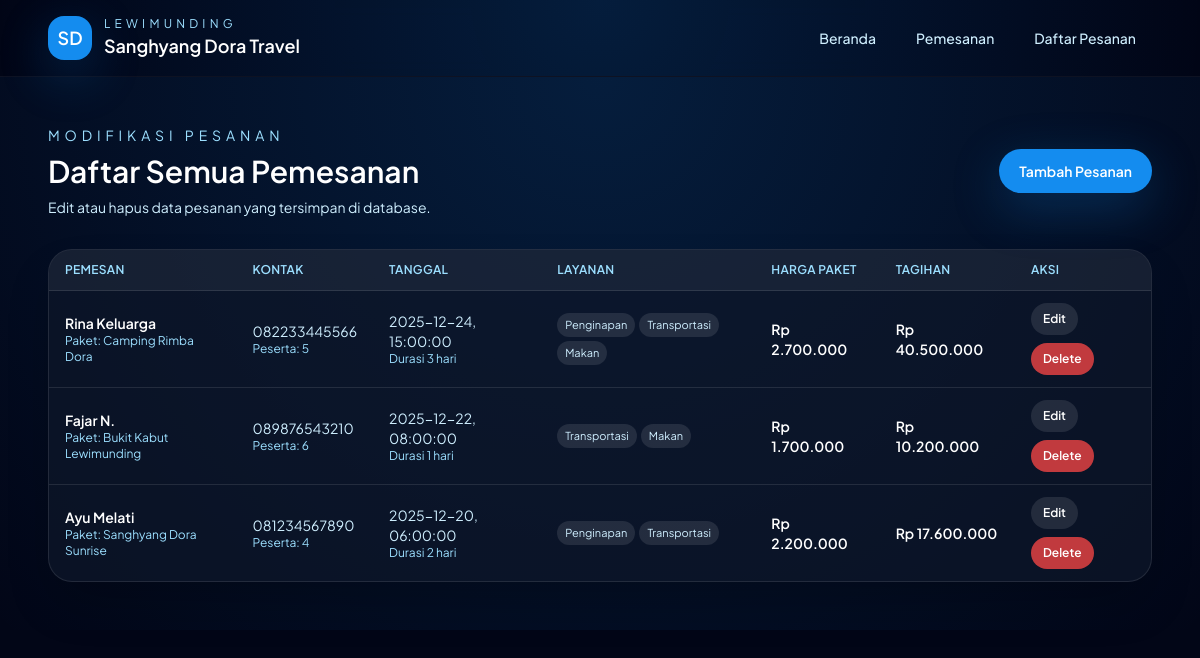
/pesanan.php, run on the app's committed database.
### tables this page shows
CREATE TABLE IF NOT EXISTS bookings (
  id INT AUTO_INCREMENT PRIMARY KEY,
  customer_name VARCHAR(120) NOT NULL,
  phone VARCHAR(60) NOT NULL,
  order_date DATE NOT NULL,
  start_time TIME NOT NULL,
  duration_days INT NOT NULL,
  participants INT NOT NULL,
  services VARCHAR(255) NOT NULL,
  package_price INT NOT NULL,
  total_amount INT NOT NULL,
  package_id INT NULL,
  note TEXT NULL,
  created_at TIMESTAMP DEFAULT CURRENT_TIMESTAMP,
  CONSTRAINT fk_package FOREIGN KEY (package_id) REFERENCES packages (id) ON DELETE SET NULL
);

CREATE TABLE IF NOT EXISTS packages (
  id INT AUTO_INCREMENT PRIMARY KEY,
  title VARCHAR(120) NOT NULL,
  description TEXT NOT NULL,
  location VARCHAR(120) NOT NULL,
  duration_days INT NOT NULL,
  base_price INT NOT NULL,
  image_path VARCHAR(255) NOT NULL,
  youtube_url VARCHAR(255) NOT NULL,
  created_at TIMESTAMP DEFAULT CURRENT_TIMESTAMP
);

### includes/helpers.php (called while the page is built, shortened)
<?php
function format_rupiah(float|int $amount): string
{
    return 'Rp ' . number_format((float) $amount, 0, ',', '.');
}

### pesanan.php (the view, shortened to what this page needs)
<?php
$orders = [];
try {
    $pdo = get_pdo();
    $stmt = $pdo->query('SELECT b.*, p.title AS package_title FROM bookings b LEFT JOIN packages p ON b.package_id = p.id ORDER BY b.id DESC');
    $orders = $stmt->fetchAll();
} catch (Throwable $e) {
    $dbError = $e->getMessage();
}
include __DIR__ . '/includes/header.php';
include __DIR__ . '/includes/navbar.php';
?>
<main class="relative">
  <div class="absolute inset-0 opacity-50">
    <div class="absolute inset-0 bg-[radial-gradient(circle_at_top,_rgba(20,140,239,0.35),_transparent)]"></div>
  </div>
  <section class="relative z-10 mx-auto max-w-6xl px-6 py-12">
    <div class="flex flex-wrap items-center justify-between gap-3">
      <div>
        <p class="text-sm uppercase tracking-[0.35em] text-brand-200">Modifikasi Pesanan</p>
        <h1 class="mt-2 text-2xl font-semibold text-white sm:text-3xl">Daftar Semua Pemesanan</h1>
        <p class="mt-2 text-sm text-brand-100">Edit atau hapus data pesanan yang tersimpan di database.</p>
      </div>
      <a href="pemesanan.php" class="inline-flex items-center rounded-full bg-brand-500 px-5 py-3 text-sm font-semibold text-white shadow-glow transition hover:bg-brand-400">Tambah Pesanan</a>
    </div>
    <?php if (!$orders): ?>
      <div class="mt-8 rounded-2xl border border-white/10 bg-white/5 p-6 text-sm text-brand-100">
        Belum ada pesanan. Tambahkan melalui halaman pemesanan.
      </div>
    <?php else: ?>
      <div class="mt-8 overflow-hidden rounded-3xl border border-white/10 bg-slate-900/70 shadow-2xl">
        <table class="min-w-full divide-y divide-white/10 text-sm">
          <thead class="bg-white/5 text-xs uppercase tracking-wide text-brand-200">
            <tr>
              <th class="px-4 py-3 text-left font-semibold">Pemesan</th>
              <th class="px-4 py-3 text-left font-semibold">Kontak</th>
              <th class="px-4 py-3 text-left font-semibold">Tanggal</th>
              <th class="px-4 py-3 text-left font-semibold">Layanan</th>
              <th class="px-4 py-3 text-left font-semibold">Harga Paket</th>
              <th class="px-4 py-3 text-left font-semibold">Tagihan</th>
              <th class="px-4 py-3 text-left font-semibold">Aksi</th>
            </tr>
          </thead>
          <tbody class="divide-y divide-white/10 text-brand-100">
            <?php foreach ($orders as $order): ?>
              <tr class="hover:bg-white/5">
                <td class="px-4 py-3">
                  <p class="font-semibold text-white"><?= htmlspecialchars($order['customer_name']) ?></p>
                  <?php if ($order['package_title']): ?>
                    <p class="text-xs text-brand-200">Paket: <?= htmlspecialchars($order['package_title']) ?></p>
                  <?php endif; ?>
                </td>
                <td class="px-4 py-3">
                  <p><?= htmlspecialchars($order['phone']) ?></p>
                  <p class="text-xs text-brand-200">Peserta: <?= (int) $order['participants'] ?></p>
                </td>
                <td class="px-4 py-3">
                  <p><?= htmlspecialchars($order['order_date']) ?>, <?= htmlspecialchars($order['start_time']) ?></p>
                  <p class="text-xs text-brand-200">Durasi <?= (int) $order['duration_days'] ?> hari</p>
                </td>
                <td class="px-4 py-3 text-xs capitalize">
                  <?php $srv = array_filter(explode(',', $order['services'])); ?>
                  <div class="flex flex-wrap gap-1">
                    <?php foreach ($srv as $item): ?>
                      <span class="rounded-full bg-white/10 px-2 py-1 text-[11px] text-brand-100"><?= htmlspecialchars($item) ?></span>
                    <?php endforeach; ?>
                  </div>
                </td>
                <td class="px-4 py-3 text-sm font-semibold text-white"><?= format_rupiah((float) $order['package_price']) ?></td>
                <td class="px-4 py-3 text-sm font-semibold text-white"><?= format_rupiah((float) $order['total_amount']) ?></td>
                <td class="px-4 py-3">
                  <div class="flex flex-wrap gap-2">
                    <a href="edit_pesanan.php?id=<?= (int) $order['id'] ?>" class="inline-flex items-center rounded-full bg-white/10 px-3 py-2 text-xs font-semibold text-white transition hover:bg-white/20">Edit</a>
                    <button type="button" data-id="<?= (int) $order['id'] ?>" data-name="<?= htmlspecialchars($order['customer_name']) ?>" class="btnDelete inline-flex items-center rounded-full bg-red-500/80 px-3 py-2 text-xs font-semibold text-white transition hover:bg-red-500">Delete</button>
                  </div>
                </td>
              </tr>
            <?php endforeach; ?>
          </tbody>
        </table>
      </div>
    <?php endif; ?>
  </section>
</main>
<?php include __DIR__ . '/includes/footer.php'; ?>

### includes/header.php (style rules this page uses)
body { font-family: "Plus Jakarta Sans", system-ui, -apple-system, BlinkMacSystemFont, "Segoe UI", sans-serif; background-color: #030712; }

### data on the page
bookings: customer_name "Rina Keluarga", package.title "Camping Rimba Dora", phone "082233445566", participants "5", order_date "2025-12-24", start_time "15:00:00", duration_days "3", services "Penginapan", services "Transportasi", services "Makan", package_price "Rp 2.700.000", total_amount "Rp 40.500.000"
bookings: customer_name "Fajar N.", package.title "Bukit Kabut Lewimunding", phone "089876543210", participants "6", order_date "2025-12-22", start_time "08:00:00", duration_days "1", services "Transportasi", services "Makan", package_price "Rp 1.700.000", total_amount "Rp 10.200.000"
bookings: customer_name "Ayu Melati", package.title "Sanghyang Dora Sunrise", phone "081234567890", participants "4", order_date "2025-12-20", start_time "06:00:00", duration_days "2", services "Penginapan", services "Transportasi", package_price "Rp 2.200.000", total_amount "Rp 17.600.000"
